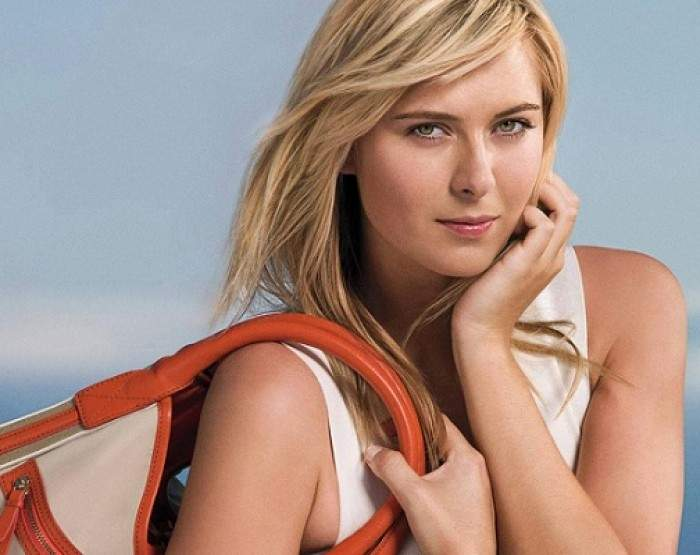
#> input picture model/test_images/sharapova1.jpg, 700 x 555 px
$ python datacleaning.py
#> lines starting #> are read from the running program, lines starting #| are printed output that depends on the picture; pictures that were not available may be replaced by others from this repository, and a replacement may not be noted
import cv2
from matplotlib import pyplot
import os
import shutil

# --------------------------------------------------------------------------------------------------------------------
# STEP 1: DATA COLLECTION & DATA CLEANING

# OpenCV is an image processing library in python
image = cv2.imread('./test_images/sharapova1.jpg')
#> image is the input picture: shape (555, 700, 3); mean B, G, R 134.6, 144, 169.9
print(image.shape)
#| (555, 700, 3)
pyplot.imshow(image)
# pyplot.show()


# The cmap="gray" is a keyword argument passed to pyplot.imshow, which is responsible for mapping a specific colormap
# to the values found in the array that you passed as the first argument.
gray = cv2.cvtColor(image, cv2.COLOR_BGR2GRAY)
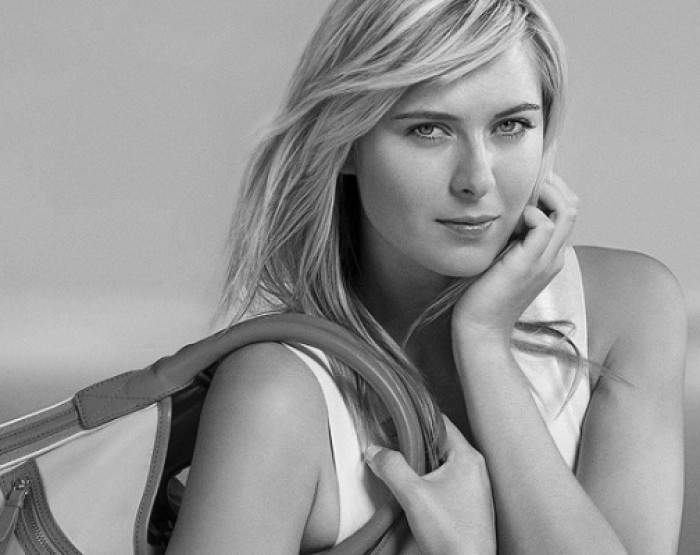
#> gray: shape (555, 700); min 0, max 254, mean 150.7
pyplot.imshow(gray, cmap='gray')
# pyplot.show()

# The openCV technique 'haarcascades' is used to detect faces, eyes, body parts, etc etc.
# We are gonna use it in our code to get cropped images of our samples

face_cascade = cv2.CascadeClassifier('./opencv/haarcascades/haarcascade_frontalface_default.xml')
eye_cascade = cv2.CascadeClassifier('./opencv/haarcascades/haarcascade_eye.xml')

# [27 lines of commented-out code are left out]


def get_cropped_image(image_path):
#> called with image_path = './datasets/cropped_imgs/lionel_messi'
    img = cv2.imread(image_path)
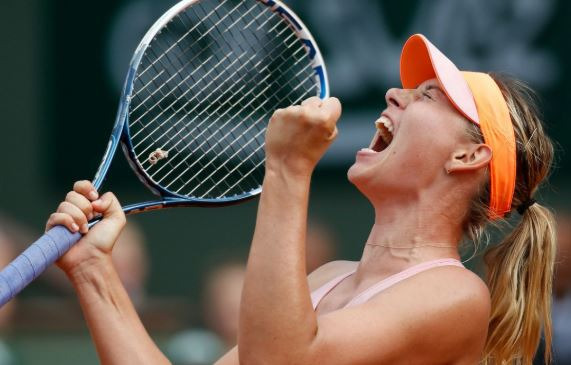
#> input picture model/test_images/sharapova2.JPG, 571 x 365 px, given in place of lionel_messi, which was not available
#> img is the input picture: shape (365, 571, 3); mean B, G, R 80.8, 91, 102.6
    grayscale = cv2.cvtColor(img, cv2.COLOR_BGR2GRAY)
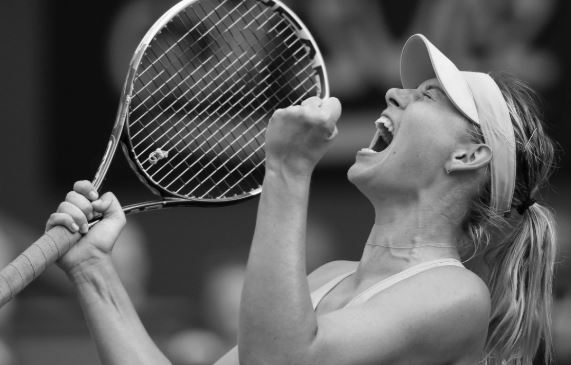
#> grayscale: shape (365, 571); min 0, max 254, mean 93.3
    faces = face_cascade.detectMultiScale(grayscale)
#> faces = [[65, 171, 60, 60]]
    for (x, y, w, h) in faces:
        roi_gray = grayscale[y:y+h, x:x+w]
        roi_color = img[y:y+h, x:x+w]
        eyes = eye_cascade.detectMultiScale(roi_gray)
        if len(eyes) >= 2:
            return roi_color
#> this loop made 1 pass
#> pass 1, in get_cropped_image, `roi_gray = grayscale[y:y+h, x:x+w]`:
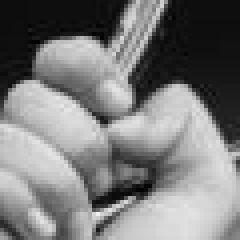
#> roi_gray: shape (60, 60) (shown 4 times larger); min 1, max 238, mean 123.2
#> pass 1, in get_cropped_image, `roi_color = img[y:y+h, x:x+w]`:
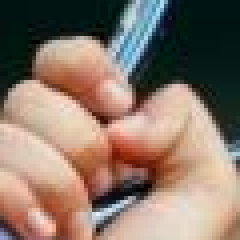
#> roi_color: shape (60, 60, 3) (shown 4 times larger); mean B, G, R 106, 118.8, 138.3


# [13 lines of commented-out code are left out]

datasets_path = './datasets/'
cropped_data_path = './datasets/cropped_imgs/'

# Import os will do all of our creating and saving into files functionality
img_directory = []
for each_entry in os.scandir(datasets_path):
    if each_entry.is_dir():
        img_directory.append(each_entry.path)

# .isdir() is responsible for checking whether that directory exists.
# .scandir() scans the directory and gives inner directories
# .path gives path of that directory

print(img_directory)

# The Shutil module allows you to do high-level operations on a file, such as copy, create, and remote operations
if os.path.exists(cropped_data_path):
    # rmtree() is used to delete an entire directory tree, path must point to a directory
    shutil.rmtree(cropped_data_path)
os.mkdir(cropped_data_path)

cropped_image_directory = []
celebrity_names = {}

for img_dir in img_directory:
    count = 1
    celebrity_name = img_dir.split('/')[-1]
    print(celebrity_name)

    celebrity_names[celebrity_name] = []

    for entry in os.scandir(img_dir):
        roi_color = get_cropped_image(entry.path)
        if roi_color is not None:
            cropped_folder = cropped_data_path + celebrity_name
            if not os.path.exists(cropped_folder):
                os.makedirs(cropped_folder)
                cropped_image_directory.append(cropped_folder)
                print("Generating cropped images in folder: ", cropped_folder)

            cropped_img_name = celebrity_name + str(count) + ".png"
            cropped_img_path = cropped_folder + "/" + cropped_img_name

            cv2.imwrite(cropped_img_path, roi_color)
            celebrity_names[celebrity_name].append(cropped_img_path)
            count += 1

# Now we have a clean dataset.
# ------------------------------------------------------------------------------------------------------
# Save the dictionary as we have to use it in image_processing.py
import pickle

# create a dictionary using {}

# save dictionary to person_data.pkl file
with open('cropped_image_directory.pkl', 'wb') as fp:
    pickle.dump(cropped_image_directory, fp)
    print('dictionary saved successfully to file')
# --------------------------------------------------------------------------------------------------------
#> figure, not shown here; B, G, R data is drawn as R, G, B
